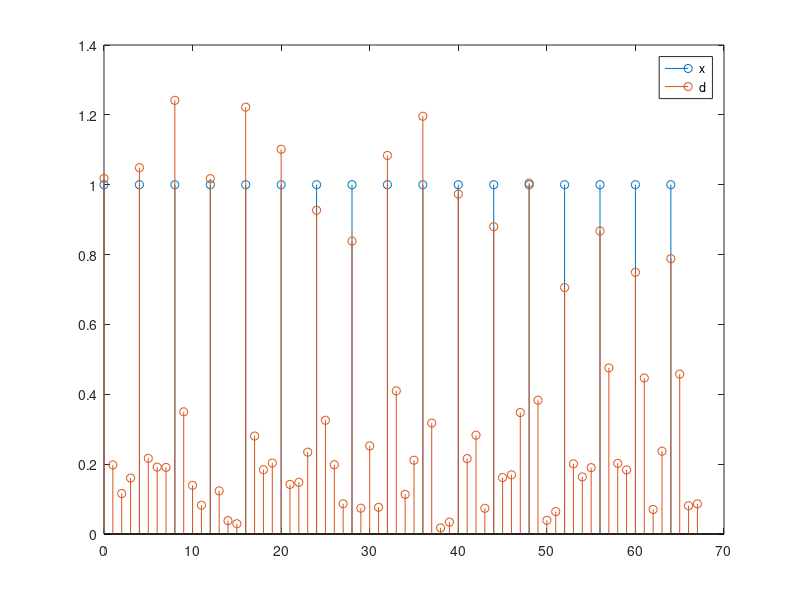

MATLAB code to generate this figure: (Note: this script raises an error after producing the figure.)
%% Impulse response estimation
% We are at the receiver, we know what the sender is sending and we try to
% estimate it with the LS method (for reference, see page 244).

% Note: As the receiver, we do _not_ know neither N_h nor sigma_w

clear
close all
clc

% To observe L samples, we need to send L+N-1 samples of the training
% sequence {x(0), ..., x((N-1)+(L-1))}
% TODO Try multiple combinations. Generally, L = 2*N
L = 15; % Length of the observation
N = 10; % Supposed length of the impulse response of the channel
% Supposed length of the impulse response of the channel in each polyphase branch
% the number of branches that have a coefficient less than the other
% branches is
n_short = mod(4-N, 4);
% then the number of coefficients in each branch is
N_i(1:4-n_short) = ceil(N/4);
N_i(4-n_short + 1:4) = ceil(N/4) - 1;


%% Generate training sequence
% The x sequence must be a partially repeated M-L sequence of length L. We
% need it to have size L+N-1.
% this holds for L = 15
r = log2(L+1);
p = zeros(L,1);
p(1:r) = ones(1,r).'; % Set arbitrary initial condition
for l = r+1:(L)
    p(l) = xor(p(l-3), p(l-4)); % -1, -2 for L=3
end
clear l r

x = [p; p(1:max(N_i)-1)];
x(x == 0) = -1;


%% Generate gi

N_h = 3;
a_dopp = [1, -4.4153, 8.6283, -9.4592, 6.1051, -1.3542, -3.3622, 7.2390, ...
    -7.9361, 5.1221, -1.8401, 2.8706e-1];
b_dopp = [1.3651e-4, 8.1905e-4, 2.0476e-3, 2.7302e-3, 2.0476e-3, 9.0939e-4, ...
    6.7852e-4, 1.3550e-3, 1.8076e-3, 1.3550e-3, 5.3726e-4, 6.1818e-5, -7.1294e-5, ...
    -9.5058e-5, -7.1294e-5, -2.5505e-5, 1.3321e-5, 4.5186e-5, 6.0248e-5, 4.5186e-5, ...
    1.8074e-5, 3.0124e-6];
[h_dopp, ~] = impz(b_dopp, a_dopp);
hds_nrg = sum(h_dopp.^2);
b_dopp = b_dopp / sqrt(hds_nrg);
Tc = 1;     % This is the smallest time interval we want to simulate
T = 4*Tc;   % Time sampling interval of the input of the channel
Kdb = 3;    % 3 dB
K = 10^(Kdb/10);
fd = 5*10^-3/T; % doppler frequency
Tq = Tc;    % Fundamental sampling time. This is the same as Tc, right???
% We stick to anastasopolous chugg paper (1997) and choose Tp such that
% fd*Tp = 0.1
tau_rms = 0.3*T;  % Tc = 1, as it is the fundamental sampling time
tau = 0:Tc:N_h-1;
Tp = 1/10 * (1/fd) * Tq; % Sampling time used for filtering the white noise
pdp_gauss = 1/tau_rms * exp(-tau/tau_rms);

C = sqrt(K/(K+1));
% normalize pdp: it must be sum(E[|gtilde_i|^2]) = 1 - C^2
pdp_gauss = pdp_gauss.*(1-C^2)/sum(pdp_gauss);

snr = 10; % db
snr_lin = 10^(snr/10);
sigma_w = 1/(T/Tc*snr); % the PN sequence has power 1


fprintf('fd * Tp = %d \n', Tp*fd);
g_samples_needed = 200000; % Some will be dropped because of transient
w_samples_needed = ceil(g_samples_needed / Tp);
transient = ceil(g_samples_needed/4);

% Generate complex-valued Gaussian white noise with zero mean and unit variance
%rng('default');
g_mat = zeros(N_h, g_samples_needed - transient);
for ray = 1:N_h
    w = wgn(w_samples_needed,1,0,'complex');
    %fprintf('variance of white noise=%d \n', var(w))
    
    % Filter the wgn with a narrowband filter. The filter will have the
    % classical Doppler spectrum in the frequency domain, with f_d * Tc = 1.25*10^-3
    % By using the approach suggested in anastchugg97 we use an iir filter
    % with known coefficients which is the convolution of a Cheby lowpass and a shaping filter.
    % Note that it is
    % possible to initialize properly the filters, consider doing it in
    % following versions since it allows to start in steady state conditions
    % and avoid dropping about many samples (it is a very cool thing!)
    gprime = filter(b_dopp, a_dopp, w);
    fprintf('g%d after interpolation has mean %d and variance %d  \n', ray, mean(gprime), var(gprime));
    %Gpr = fft(gprime);
    %figure, plot(20*log10(abs(Gpr)))
    
    % Interpolation
    t = 1:length(gprime);
    t_fine = Tq/Tp:Tq/Tp:length(gprime);
    
    g_fine = interp1(t, gprime, t_fine, 'spline');
    fprintf('g%d after interpolation has mean %d and variance %d  \n', ray, mean(g_fine), var(g_fine));
    % Drop the transient
    g_mat(ray, :) = g_fine(transient+1:end);
end

% Energy scaling
for k = 1:N_h
    g_mat(k, :) = g_mat(k, :)*sqrt(pdp_gauss(k));
end

% Only for LOS component
g_mat(1, :) = g_mat(1, :) + C;

clear tau tau_rms a_dopp b_dopp g_fine gprime h_dopp pdp_gauss t_dopp t_fine g_samples_needed w_samples_needed M_d k ray

%% Generate desired signal via a polyphase implementation
%!!! This implementation works for N_h <= 4 !!!

d = zeros(T*length(x),1);
g_used_coeff = zeros(4, length(x)); % check these dimensions
for k = 0:length(x)-1
    % Generate white noise
    w = wgn(4, 1, 10*log10(sigma_w), 'complex');
    for idx = 0:4-1 % actually idx varies between 0 and 4 since there are four branches
        if (idx < N_h)
            d(k*T + idx*Tc + 1) = g_mat(idx+1,k*T + idx*Tc+1) * x(k+1) + w(idx+1);
            % store the coefficient actually used, it will be useful later on
            g_used_coeff(idx + 1, k + 1) = g_mat(idx+1,k*T + idx*Tc+1);
        else
            d(k*T + idx*Tc + 1) = 0 + w(idx+1); % no ray, just the noise
            g_used_coeff(idx + 1, k + 1) = 0;
        end
    end
end

% remove the coefficients of the transient from the g_used_coeff matrix
g_used_coeff = g_used_coeff(:, max(N_i) - 1 + 1:end); % N-1 is the max transient, +1 because of MATLAB

% compute the mean coefficient of impulse response of each ray over the interval
% of interest of L samples in order to compare them with the estimated
% impulse response
h_mean = mean(g_used_coeff, 2);

% create four different d_i vector, by sampling at step 4 the complete vector
% d. Each of them is the output of the polyphase brach at "lag" i
d_poly = zeros(length(d)/4, 4); % each column is a d_i
for idx  = 1:4
    d_poly(:, idx) = d(idx:4:end);
end

figure, stem(0:T:(length(d)-1), abs(x)), hold on, stem(0:Tc:length(d)-1, abs(d));
legend('x', 'd');

%% Estimate h

% Using the data matrix (page 246), easier implementation
h_hat = zeros(4,max(N_i)); % estimate 4 polyphase represantations
% this matrix is dimensioned to have the maximum number of coefficients
% for each of the four branch, the unused (i.e. unestimated) ones will be
% left zero
for idx = 1:4
    if N_i(idx) > 0
        I = zeros(L,N_i(idx));
        for column = 1:N_i(idx)
            I(:,column) = x(N_i(idx)-column+1:(N_i(idx)+L-column));
        end
        o = d_poly(N_i(idx):N_i(idx) + L - 1, idx);
        
        Phi = I'*I;
        theta = I'*o;
        
        h_hat(idx, 1:N_i(idx)) = inv(Phi) * theta;
    end % if N_branch is 0 don't estimate and leave hhat to 0
end

% tentative of computing d_hat
% h_hat_array = reshape(h_hat, 4*max(N_i), 1); 
% 
% d_hat = zeros(T*length(x) - N,1);
% h_used_coeff = zeros(4, length(x)); % check these dimensions
% for k = max(N_i):length(x)-1
%     % Generate white noise
%     for idx = 0:4-1 % actually idx varies between 0 and 4 since there are four branches
%         d_hat(k*T + idx*Tc + 1) = h_hat_array(idx*Tc+1:4:end).' * flipud(x(k+1-max(N_i) + 1:k+1));
%         % store the coefficient actually used, it will be useful later on
%         %h_used_coeff(idx + 1, k + 1) = g_mat(idx+1,k*T + idx*Tc+1);
%         
%     end
% end

%% Compute d_hat

% We need to discard N-1-(T/Tc-1) = N - T/Tc = N-4 samples for the
% transient. Actually we need to discard N_tr = max(0, N-4).
% %We already disregarded ?? floor((N-4)/4)
% x has L+max(N_i)-1 samples, we are considering L+1, that is we are
% disregarding max(N_i)-2 samples of x. This is equivalent to discarding
% 4*(max(N_i)-2) samples of d. We need to discard instead N-4 samples, so
% we still have to discard some other samples of d. How many?
% N_tr-4*max(N_i)+8 =
%   = N-4*(max(N_i)-1) if N>4
%   = -4*(max(N_i)-1) = 0  otherwise
% that practically is computed as max(0, N-4)-4*ceil(N/4)+8. Note that this
% yields a result that has a periodic ramp behaviour from 1 to 4, except
% for the first 4 values (N<=4) in which it is constantly 4.
% If max(N_i)=1 then we must keep all samples of x. What happens is that x
% has L samples, we take these L samples with a 0 in the front, h_hat is a
% column vector and x_toep is a row vector of length L+1. The resulting
% d_hat is as follows. The first column is all zeros and in this case is
% completely useless. The second column needs to be kept, since it is the
% output of the system in the first 4 time instants, and they are all
% useful because each branch of the filter has order 0 hence it does not
% depend on past values of x. Indeed, 4 is the value we get from the
% expression we derived above.
x = [p; p(1:max(N_i)-1)];
x(x == 0) = -1;
x = [0; x];
x_toep = toeplitz(x);
x_toep = x_toep(1:max(N_i), end-L:end);
% d_hat with the final part of the transient or with some useless zeros.
d_hat = h_hat * x_toep;
% Get d_hat in a line and then discard samples.
d_hat = reshape(d_hat, numel(d_hat), 1);
d_hat_discard_num = max(0, N-4)-4*ceil(N/4)+8;
d_hat = d_hat(d_hat_discard_num + 1 : end);
d_no_trans = d(end-length(d_hat)+1 : end);
% Plot
figure
subplot 211, plot([real(d_no_trans), real(d_hat)])
legend('Re[d]', 'Re[d_{hat}]'), grid on
title('Real part of actual and estimated desired signal')
subplot 212, plot([imag(d_no_trans), imag(d_hat)])
legend('Im[d]', 'Im[d_{hat}]'), grid on
title('Imaginary part of actual and estimated desired signal')


%% Error estimate

error_func = sum(abs(d_hat - d_no_trans).^2);
fprintf('EPSILON = %d\n', error_func);


%% Plot h and h_hat

figure, stem(abs(h_mean), 'DisplayName', 'First coefficient of each poly branch (mean)')
legend('-DynamicLegend'), hold on,
for k = 2:N_i
    stem(zeros(4,1), 'DisplayName', strcat(num2str(k), ' coefficient of each poly branch'))
    legend('-DynamicLegend'), hold on,
end
for k = 1:N_i
    stem(abs(h_hat(:, k)), 'DisplayName', 'hhat')
    legend('-DynamicLegend')
end
ax = gca; ax.XTick = 1:4;
xlim([0.5, 4.5])

%% Compute estimation error |h - h_hat|^2

% just to ease computation set to 0 the unused coefficients
% reshape hhat and h_mean
h_hat_array = reshape(h_hat, 4*max(N_i), 1); % this vector represents
% the estimated hhat_i for n = 0, 1, ... N - 1. Its length is actually more
% than N, but the last elements are just 0, therefore they can be removed
h_hat_array = h_hat_array(1:N);
h_mean_array = h_mean(1:N_h);
% the vector to which I compare the estimate has length N_h, I should
% resize the shortest vector to have the same length of the other by adding
% some 0
if N < N_h
    h_hat_array = [h_hat_array; zeros(N_h - N, 1)];
elseif N > N_h
    h_mean_array = [h_mean_array; zeros(N - N_h, 1)];
end % if N=N_h already ok
errorpower = sum(abs(h_hat_array - h_mean_array).^2);



%% Repeat the estimate 1000 times (note, this will be influenced by the actual
% choice of N and L
numsim = 1000;

hhat_mat = zeros(4*max(N_i), numsim);
errorpower_array = zeros(1, numsim);
for simiter = 1:numsim
    disp(simiter);
    
    % it would be better to generate d offline?
    d = zeros(T*length(x),1);
    g_used_coeff = zeros(4, length(x)); % check these dimensions
    for k = 0:length(x)-1
        % Generate white noise
        w = wgn(4, 1, 10*log10(sigma_w), 'complex');
        for idx = 0:4-1 % actually idx varies between 0 and 4 since there are four branches
            if (idx < N_h)
                d(k*T + idx*Tc + 1) = g_mat(idx+1,k*T + idx*Tc+1) * x(k+1) + w(idx+1);
            else
                d(k*T + idx*Tc + 1) = 0 + w(idx+1); % no ray, just the noise
            end
        end
    end
    
    % create four different d_i vector, by sampling at step 4 the complete vector
    % d. Each of them is the output of the polyphase brach at "lag" i
    d_poly = zeros(length(d)/4, 4); % each column is a d_i
    for idx  = 1:4
        d_poly(:, idx) = d(idx:4:end);
    end
    
    % Using the data matrix (page 246), easier implementation
    h_hat = zeros(4,max(N_i)); % estimate 4 polyphase represantations
    % this matrix is dimensioned to have the maximum number of coefficients
    % for each of the four branch, the unused (i.e. unestimated) ones will be
    % left zero
    for idx = 1:4
        if N_i(idx) > 0
            I = zeros(L,N_i(idx));
            for column = 1:N_i(idx)
                I(:,column) = x(N_i(idx)-column+1:(N_i(idx)+L-column));
            end
            o = d_poly(N_i(idx):N_i(idx) + L - 1, idx);
            
            Phi = I'*I;
            theta = I'*o;
            
            h_hat(idx, 1:N_i(idx)) = inv(Phi) * theta;
        end % if N_branch is 0 don't estimate and leave hhat to 0
    end
    hhat_mat(:, simiter) = reshape(h_hat, 4*max(N_i), 1);
    
    
    % just to ease computation set to 0 the unused coefficients
    % reshape hhat and h_mean
    h_hat_array = reshape(h_hat, 4*max(N_i), 1); % this vector represents
    % the estimated hhat_i for n = 0, 1, ... N - 1. Its length is actually more
    % than N, but the last elements are just 0, therefore they can be removed
    h_hat_array = h_hat_array(1:N);
    h_mean_array = h_mean(1:N_h);
    % the vector to which I compare the estimate has length N_h, I should
    % resize the shortest vector to have the same length of the other by adding
    % some 0
    if N < N_h
        h_hat_array = [h_hat_array; zeros(N_h - N, 1)];
    elseif N > N_h
        h_mean_array = [h_mean_array; zeros(N - N_h, 1)];
    end % if N=N_h already ok
    errorpower_array(simiter) = sum(abs(h_hat_array - h_mean_array).^2);
end

hhat_array_est = mean(hhat_mat, 2);
% reshape it
hhat_mat_mean = reshape(hhat_array_est, 4, max(N_i));


figure, stem(abs(h_mean), 'DisplayName', 'First coefficient of each poly branch (mean)')
legend('-DynamicLegend'), hold on,
for k = 2:N_i
    stem(zeros(4,1), 'DisplayName', strcat(num2str(k), ' coefficient of each poly branch'))
    legend('-DynamicLegend'), hold on,
end
for k = 1:N_i
    stem(abs(hhat_mat_mean(:, k)), 'DisplayName', 'hhat')
    legend('-DynamicLegend')
end
ax = gca; ax.XTick = 1:4;
xlim([0.5, 4.5])
title('mean of hhat over 1000 estimates')

% an estimate of E(|hhat - h|^2) over 1000 realizations could be given by
% the mean of E at each iteration
errorpower_est = mean(errorpower_array);
